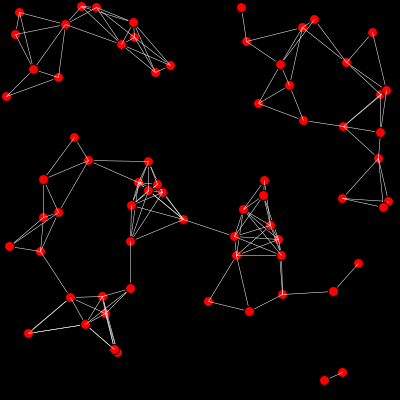
Frame 1 (no input)
Frame 60 (the mouse pressed at the canvas centre just before this capture): identical to frame 1, image omitted
Frame 120 (the mouse held since frame 60 and released just before this capture): identical to frame 1, image omitted

The Processing sketch that drew this single still picture (run headless with seeded random() and noise(); from frame 60 on, the mouse is pressed at the canvas centre):

// Processing sketch: dist
// ── dist.pde
/////////////////////////// GLOBALS ////////////////////////////
// On crée une variable pour la distance minimum.
float distMin = 60;

/////////////////////////// SETUP ////////////////////////////
Particule[] mesParticules = new Particule[70];

void setup() {
  size(400, 400);
  background(0);
  smooth();
  for (int i=0; i<mesParticules.length; i++) {
    float xPos = random(width);
    float yPos = random(height);
    mesParticules[i] = new Particule(xPos, yPos);
  }
}

/////////////////////////// DRAW ////////////////////////////
void draw() {
  background(0);
  for (int i=0; i<mesParticules.length; i++) {
    mesParticules[i].draw();
   // mesParticules[i].move();
    //On parcours également le prochain particule
    for (int j=i+1;j<mesParticules.length;j++) {
      //On crée une variable sui calcule la distance entre le dernier et le prochain particule dessiné
      float drawLines = dist( mesParticules[i].x, mesParticules[i].y, mesParticules[j].x, mesParticules[j].y);
      //On teste pour voir si cette distance est moins ou égale à notre variable distmin.
      if (drawLines <= distMin) {
        //Si oui, on dessine une ligne entre les deux. 
        pushStyle();
        stroke(255);
        strokeWeight(0.5);

        line( mesParticules[i].x, mesParticules[i].y, mesParticules[j].x, mesParticules[j].y);
        popStyle();
      }
    }
  }
}



/////////////////////////// FUNCTIONS ////////////////////////////


// ── Ball.pde

//Création de class très simple.
class Particule {
  float x, y;


  Particule(float x, float y) {

    this.x = x;
    this.y = y;
  }

  void draw() {
    fill(255, 0, 0);
    ellipse(x, y, 10, 10);
  }
  
  /* 
  void move() {
   x+=noise(-10, 10);
   y+=random(-10, 10);
   }
   */
}
